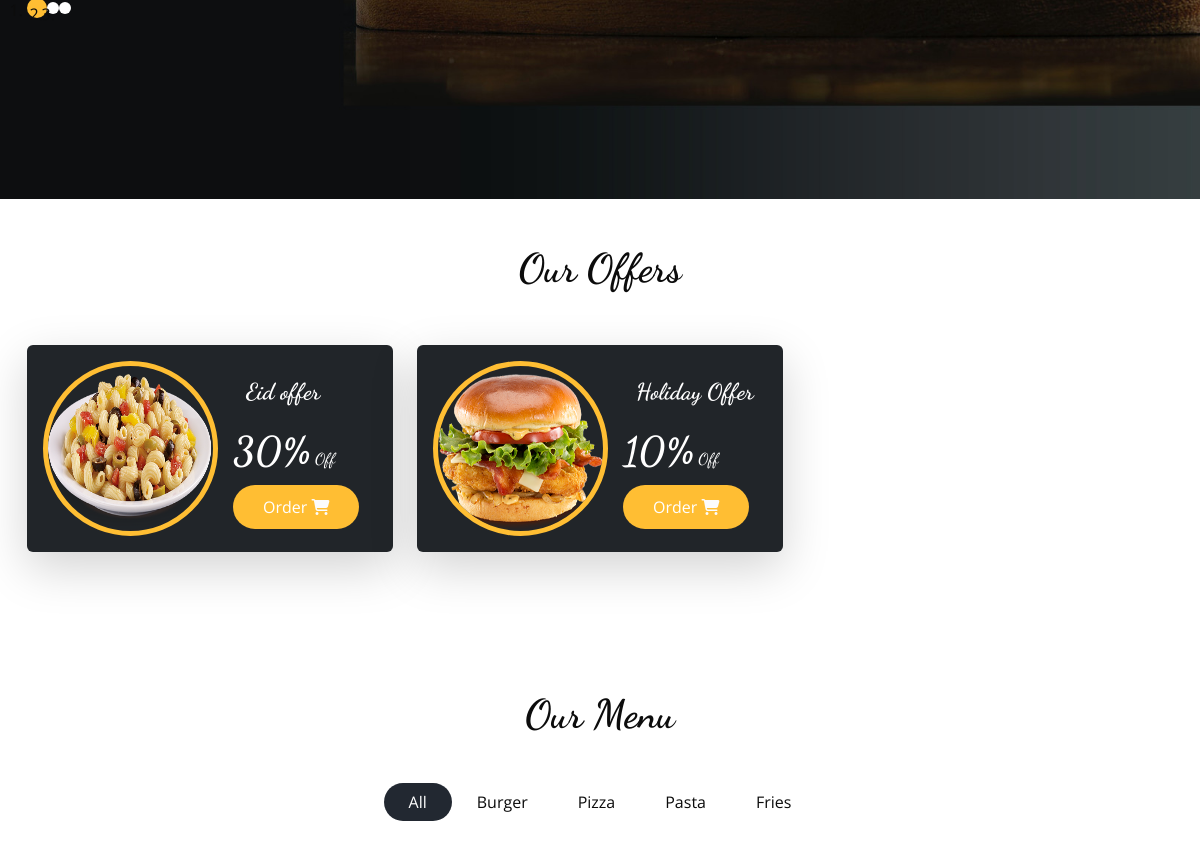
Before: / (middle part) with the older database file.
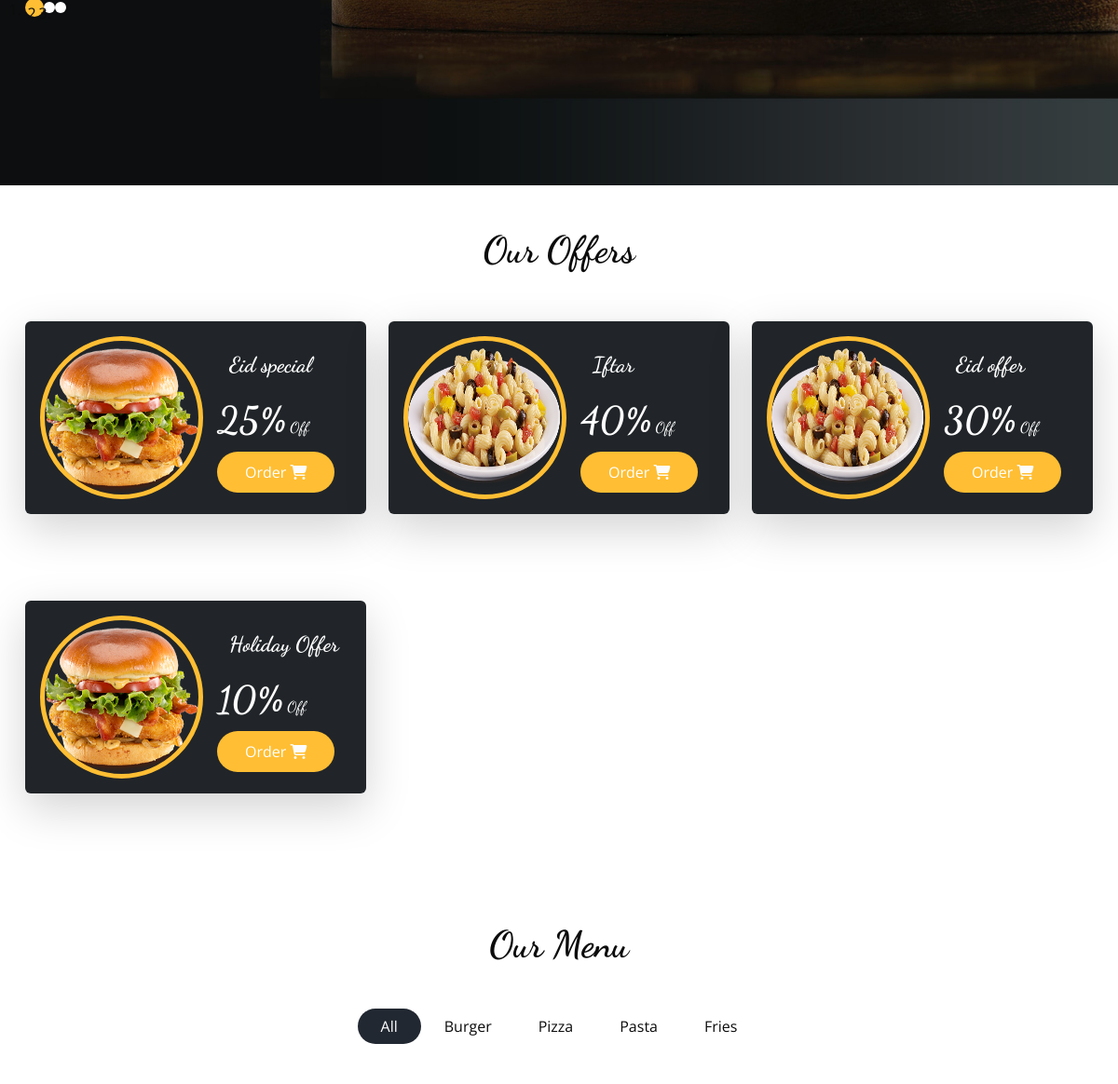
After: the same page with the newer database file.
### menuapp/models.py (models this page shows, shortened)
class Offer(models.Model):
    foods = models.ManyToManyField(Food, related_name="foods")
    title = models.CharField(max_length=100, null=True, blank=True)
    description = models.CharField(max_length=150, null=True, blank=True)
    offer_persentage = models.IntegerField(null=True, blank=True)
    created_at = models.DateTimeField(auto_now_add=True)
    start_date = models.DateTimeField(null=True, blank=True)
    last_date = models.DateTimeField(null=True, blank=True)
    def total_price(self):
        return sum(food.price for food in self.foods.all())
    def less_price(self):
        total = self.total_price()
        return ((total*self.offer_persentage) // 100)
    def final_price(self):
        return (self.total_price() - self.less_price())
    def duration(self):
        if self.start_date and self.last_date:
            return self.last_date - self.start_date
        return timedelta(0)  # Default if dates are missing
    def formatted_duration(self):
        duration = self.duration()
        days = duration.days
        hours, remainder = divmod(duration.seconds, 3600)
        minutes, seconds = divmod(remainder, 60)
        if days > 0:
            return f"{days} days, {hours} hours, {minutes} minutes"
        return f"{hours} hours, {minutes} minutes"

class Food(models.Model):
    categories = models.ForeignKey(Category, on_delete=models.CASCADE, related_name="food")
    title = models.CharField(max_length=20)
    description = models.TextField(max_length=100)
    price = models.IntegerField()
    image = models.ImageField(upload_to='images/')
    created_at = models.DateTimeField(auto_now_add=True)
    avaiable = models.BooleanField(default=False)

### myapp/views.py (the view)
# urls.py: 2. Add a URL to urlpatterns:  path('', views.home, name='home')
def home(request):
    foods = Food.objects.all()
    offers = Offer.objects.all().order_by('-id')
    context = {
        'foods': foods,
        'offers': offers,
    }
    return render(request, 'myapp/index.html', context)

### myapp/templates/myapp/index.html (shortened to what this page needs)
{% extends 'myapp/layout.html' %}
{% block content %}
{% load static %}
  <section class="offer_section layout_padding-bottom">
    {%include "myapp/partials/offer.html"%}
  </section>
  <section class="food_section layout_padding-bottom">
    <div class="container">
      <div class="heading_container heading_center">
        <h2>
          Our Menu
        </h2>
      </div>
      <ul class="filters_menu">
        <li class="active" data-filter="*">All</li>
        <li data-filter=".burger">Burger</li>
        <li data-filter=".pizza">Pizza</li>
        <li data-filter=".pasta">Pasta</li>
        <li data-filter=".fries">Fries</li>
      </ul>
      <div class="filters-content">
        <div class="row grid">
          {% for food in foods %}
            {% if food.avaiable == True %}
              <div class="col-sm-6 col-lg-4 all pizza">
              </div>
            {% endif %}
          {% endfor %}
        </div>
      </div>
    </div>
  </section>
{% endblock %}

### myapp/templates/myapp/layout.html (shortened to what this page needs)
<!DOCTYPE html>
<html>
<head>
  {% load static %}
  <link href="https://cdn.jsdelivr.net/npm/bootstrap@5.3.0/dist/css/bootstrap.min.css" rel="stylesheet">
  <link rel="stylesheet" type="text/css" href="https://cdnjs.cloudflare.com/ajax/libs/OwlCarousel2/2.3.4/assets/owl.carousel.min.css" />
  <link rel="stylesheet" href="https://cdnjs.cloudflare.com/ajax/libs/jquery-nice-select/1.1.0/css/nice-select.min.css" />
  <link href="{% static 'css/font-awesome.min.css' %}" rel="stylesheet" />
  <link href="{% static 'css/style.css' %}" rel="stylesheet" />
  <link href="{% static 'css/responsive.css' %}" rel="stylesheet" />
  <link rel="stylesheet" href="https://cdnjs.cloudflare.com/ajax/libs/font-awesome/6.7.2/css/all.min.css" />
</head>
<body>
  <div class="hero_area">
    <div class="bg-box">
      <img src="{% static 'images/hero-bg.jpg' %}" alt="">
    </div>
    <section class="slider_section ">
      {%include "myapp/partials/slider.html"%}
    </section>
  </div>
  <div>
      {% block content %}
      {% endblock %}
  </div>
</body>
</html>

### myapp/templates/myapp/partials/slider.html (shortened to what this page needs)
<div id="customCarousel1" class="carousel slide" data-ride="carousel">
    <div class="container">
      <ol class="carousel-indicators">
        <li data-target="#customCarousel1" data-slide-to="2"></li>
      </ol>
    </div>
</div>

### myapp/templates/myapp/partials/offer.html (shortened to what this page needs)
<div class="offer_container">
  {% load static %}
    <div class="container ">
      <h1 class="text-center fw-bolder">Our Offers</h1>
      <div class="row">
        {% for offer in offers %}
          <div class="col-md-4  ">
            <div class="box shadow-lg p-3 mb-5 bg-dark rounded">
              <div class="img-box">
                <img src="{{ offer.foods.last.image.url }}" alt="" width="100%" height="100%" class="mt-2">
              </div>
              <div class="detail-box">
                <h5>
                  <button type="button" class="btn" data-bs-toggle="modal"  data-bs-target="#offerModal{{offer.id}}" style="color: white; font-size: 23px; font-weight: bold;" data-bs-whatever="@mdo">
                    {{offer.title}}
                  </button>
                </h5>
                <h6>
                  <span>{{offer.offer_persentage}}%</span> Off
                </h6>
                <a href="">
                  Order <i class="fa-solid fa-cart-shopping" style="color: #fcfcfc;"></i>
                </a>
              </div>
            </div>
          </div>
        {%endfor%}
    </div>
</div>

### myapp/static/css/style.css (style rules this page uses)
body { font-family: "Open Sans", sans-serif; color: #0c0c0c; background-color: #ffffff; overflow-x: hidden; }
.layout_padding-bottom { padding-bottom: 90px; }
h1, h2 { font-family: 'Dancing Script', cursive; }
.heading_container { display: -webkit-box; display: -ms-flexbox; display: flex; -webkit-box-orient: vertical; -webkit-box-direction: normal; -ms-flex-direction: column; flex-direction: column; -webkit-box-align: start; -ms-flex-align: start; align-items: flex-start; }
.heading_container h2 { position: relative; margin-bottom: 0; font-size: 2.5rem; font-weight: bold; }
.heading_container.heading_center { -webkit-box-align: center; -ms-flex-align: center; align-items: center; text-align: center; }
a, a:hover, a:focus { text-decoration: none; }
.btn, .btn:focus { outline: none !important; -webkit-box-shadow: none; box-shadow: none; }
.hero_area { position: relative; min-height: 100vh; display: -webkit-box; display: -ms-flexbox; display: flex; -webkit-box-orient: vertical; -webkit-box-direction: normal; -ms-flex-direction: column; flex-direction: column; }
.bg-box { position: absolute; top: 0; left: 0; width: 100%; height: 100%; }
.bg-box img { width: 100%; height: 100%; -o-object-fit: cover; object-fit: cover; }
.slider_section { -webkit-box-flex: 1; -ms-flex: 1; flex: 1; display: -webkit-box; display: -ms-flexbox; display: flex; -webkit-box-align: center; -ms-flex-align: center; align-items: center; position: relative; padding: 45px 0 75px 0; }
.slider_section #customCarousel1 { width: 100%; position: unset; }
.slider_section .carousel-indicators { position: unset; margin: 0; -webkit-box-pack: start; -ms-flex-pack: start; justify-content: flex-start; -webkit-box-align: center; -ms-flex-align: center; align-items: center; }
.slider_section .carousel-indicators li { background-color: #ffffff; width: 12px; height: 12px; border-radius: 100%; opacity: 1; }
.offer_section { position: relative; padding-top: 45px; }
.offer_section .box { display: -webkit-box; display: -ms-flexbox; display: flex; -webkit-box-align: center; -ms-flex-align: center; align-items: center; margin-top: 45px; border-radius: 5px; padding: 20px 15px; background-color: #222831; color: #ffffff; }
.offer_section .box .img-box { width: 175px; min-width: 175px; height: 175px; margin-right: 15px; position: relative; -webkit-transition: all 0.1 0.5s; transition: all 0.1 0.5s; border-radius: 100%; border: 5px solid #ffbe33; overflow: hidden; }
.offer_section .box .img-box img { width: 100%; -webkit-transition: all .2s; transition: all .2s; }
.offer_section .box .detail-box h5 { font-family: 'Dancing Script', cursive; font-size: 24px; margin: 0; }
.offer_section .box .detail-box h6 { font-family: 'Dancing Script', cursive; margin: 10px 0; }
.offer_section .box .detail-box h6 span { font-size: 2.5rem; font-weight: bold; }
.offer_section .box .detail-box a { display: inline-block; padding: 10px 30px; background-color: #ffbe33; color: #ffffff; border-radius: 45px; -webkit-transition: all 0.3s; transition: all 0.3s; border: none; }
.food_section .filters_menu { padding: 0; display: -webkit-box; display: -ms-flexbox; display: flex; -ms-flex-wrap: wrap; flex-wrap: wrap; -webkit-box-pack: center; -ms-flex-pack: center; justify-content: center; list-style-type: none; margin: 45px 0 20px 0; }
.food_section .filters_menu li { padding: 7px 25px; cursor: pointer; border-radius: 25px; }
.food_section .filters_menu li.active { background-color: #222831; color: #ffffff; }

### myapp/static/css/responsive.css (style rules this page uses)
@media (min-width: 1200px) { .container { max-width: 1170px; } }

Changed rows visible on the page:
added Offer: foods.last.image (picture), title "Eid special", offer_persentage "25"
added Offer: foods.last.image (picture), title "Iftar", offer_persentage "40"
